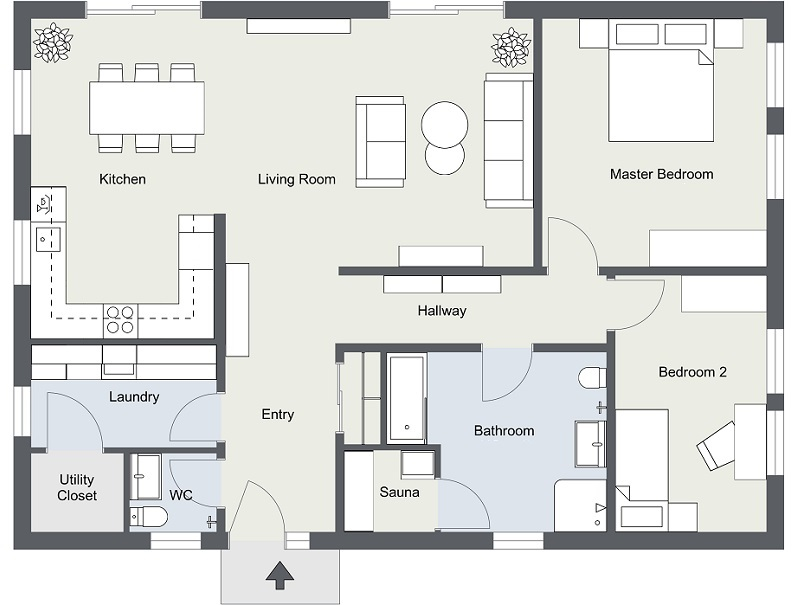
#> input picture Floor-Plan.jpg, 800 x 605 px
$ python -i catchword.py   (imports and definitions only)   (older library calls are emulated)
#> lines starting #> are read from the running program, lines starting #| are printed output that depends on the picture; after the words box and inside, x2 and y2 are one past the last pixel; in counts of white or black regions, pixels touching at a corner belong together
import cv2

def captch_ex(file_name):
#> called with file_name = 'Floor-Plan.jpg'
    img = cv2.imread(file_name)
#> img is the input picture: shape (605, 800, 3); mean B, G, R 219.8, 222.1, 220.7
    img_final = cv2.imread(file_name)
    img2gray = cv2.cvtColor(img, cv2.COLOR_BGR2GRAY)
    ret, mask = cv2.threshold(img2gray, 180, 255, cv2.THRESH_BINARY)
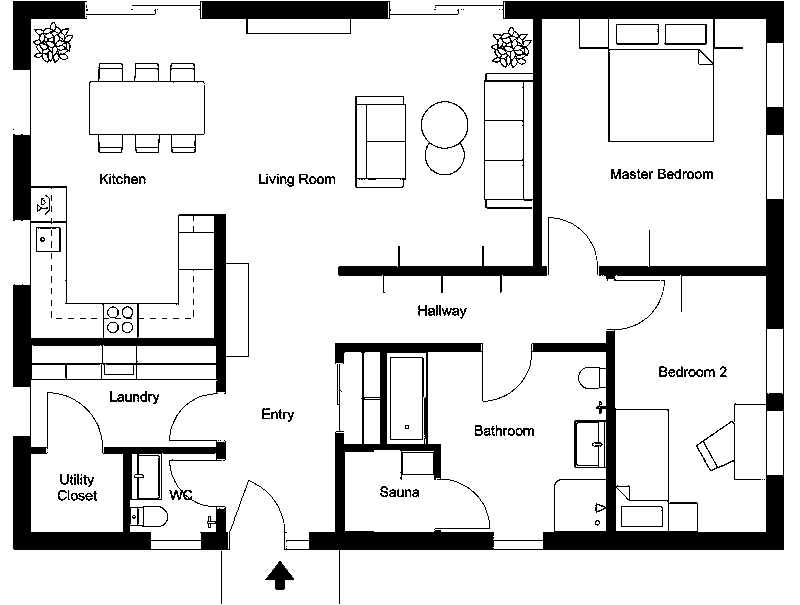
#> mask: shape (605, 800); 86.6% white; 142 black regions (62 under 20 px), largest, box (x1, y1, x2, y2) and area: (284, 1, 784, 604) 34949, (13, 1, 284, 550) 18743, (132, 1, 459, 34) 3680
    image_final = cv2.bitwise_and(img2gray, img2gray, mask=mask)
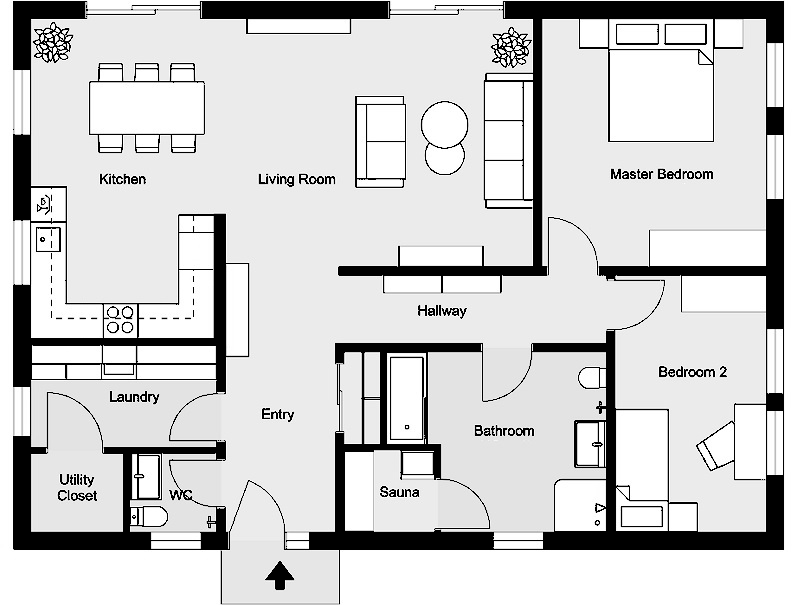
#> image_final: shape (605, 800); min 0, max 255, mean 208.3
    ret, new_img = cv2.threshold(image_final, 180, 255, cv2.THRESH_BINARY_INV)  # for black text , cv.THRESH_BINARY_INV
    '''
            line  8 to 12  : Remove noisy portion
    '''
    kernel = cv2.getStructuringElement(cv2.MORPH_CROSS, (3,
                                                         3))  # to manipulate the orientation of dilution , large x means horizonatally dilating  more, large y means vertically dilating more
    dilated = cv2.dilate(new_img, kernel, iterations=9)  # dilate , more the iteration more the dilation
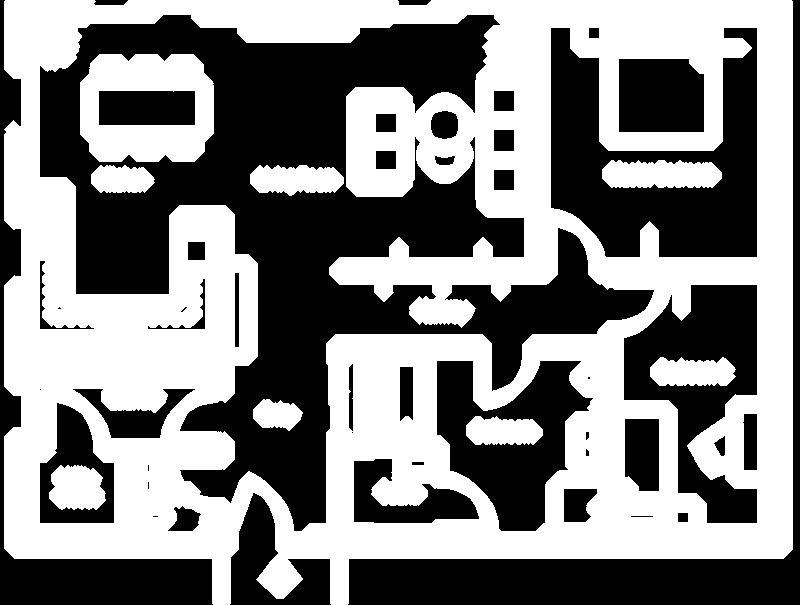
#> dilated: shape (605, 800); 51.7% white; 46 black regions (9 under 20 px)

    # for cv2.x.x

    contours,hierachy=cv2.findContours(dilated,cv2.RETR_TREE,cv2.CHAIN_APPROX_SIMPLE)
#> contours = 51 contours, 9 with area under 20; largest, box (x1, y1, x2, y2) and area: (4, 0, 793, 605) 437779, (39, 14, 655, 532) 125349, (550, 27, 758, 258) 28757, (623, 284, 758, 524) 17748, (436, 360, 594, 532) 15732

    # for cv3.x.x comment above line and uncomment line below

    #image, contours, hierarchy = cv2.findContours(dilated,cv2.RETR_EXTERNAL,cv2.CHAIN_APPROX_NONE)
    index=1

    for contour in contours:
        # get rectangle bounding contour
        [x, y, w, h] = cv2.boundingRect(contour)

        # Don't plot small false positives that aren't text
        if w < 35 and h < 35:
            continue

        # draw rectangle around contour on original image
        cv2.rectangle(img, (x, y), (x + w, y + h), (255, 0, 255), 2)

        #you can crop image and send to OCR  , false detected will return no text :)
        cropped = img_final[y :y +  h , x : x + w]

        s = file_name + str(index) + '.jpg'
        cv2.imwrite(s, cropped)
        index = index + 1
#> this loop made 51 passes
#> (x, y, w, h, s) on passes 1, 5, 6, 10, 15, 16, 17, 18, 19, 22, 23, 24: (4, 0, 789, 605, 'Floor-Plan.jpg1.jpg'), (167, 505, 35, 27, 'Floor-Plan.jpg2.jpg'), (563, 488, 35, 35, 'Floor-Plan.jpg3.jpg'), (353, 458, 127, 66, 'Floor-Plan.jpg4.jpg'), (624, 418, 36, 74, 'Floor-Plan.jpg5.jpg'), (742, 413, 16, 58, 'Floor-Plan.jpg6.jpg'), (39, 402, 76, 122, 'Floor-Plan.jpg7.jpg'), (49, 465, 57, 45, 'Floor-Plan.jpg8.jpg'), (72, 388, 124, 51, 'Floor-Plan.jpg9.jpg'), (399, 366, 15, 56, 'Floor-Plan.jpg10.jpg'), (348, 363, 6, 69, 'Floor-Plan.jpg11.jpg'), (436, 360, 158, 172, 'Floor-Plan.jpg12.jpg')
#> (x, y, w, h) on passes 2, 3, 4, 7, 8, 9: (630, 515, 24, 3), (152, 515, 7, 3), (677, 512, 12, 11), (147, 481, 3, 9), (147, 464, 3, 8), (411, 461, 14, 5)
#> pass 1, in captch_ex, `cropped = img_final[y :y +  h , x : x + w]`:
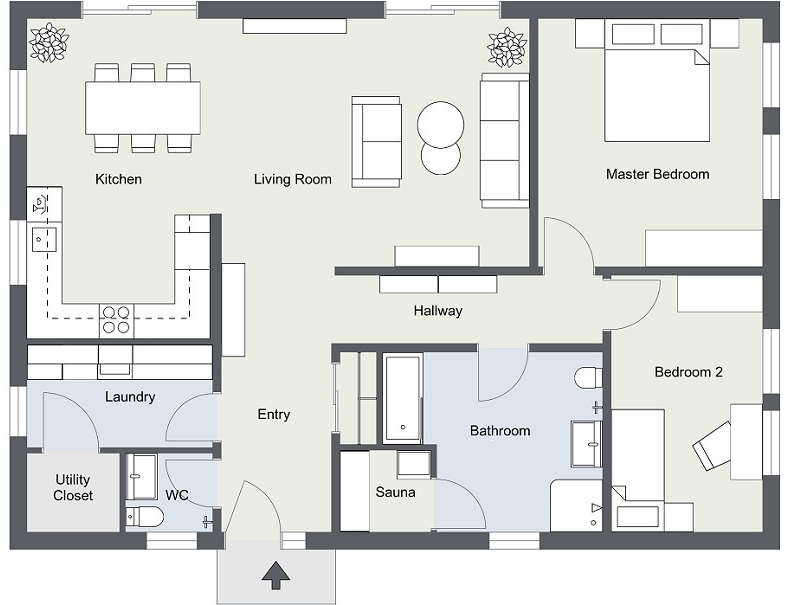
#> cropped: shape (605, 789, 3); mean B, G, R 219.4, 221.6, 220.3
#> after the loop:
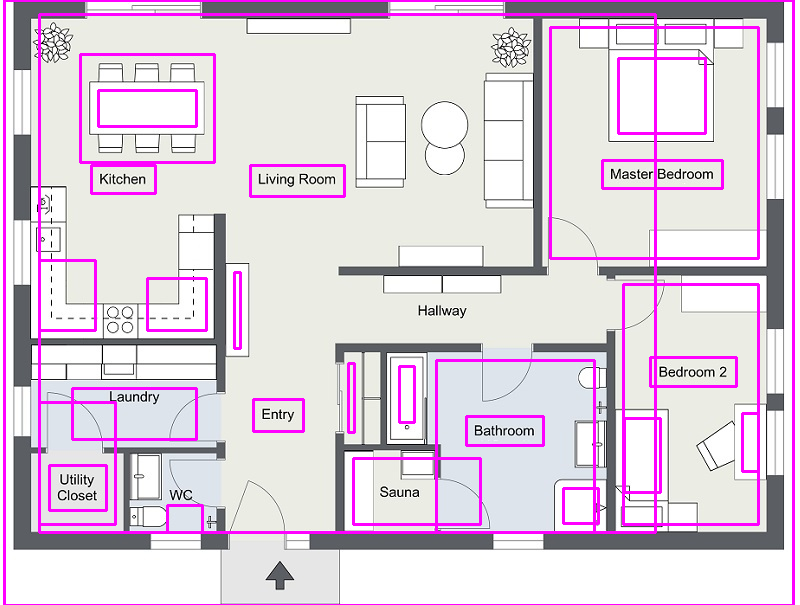
#> img: shape (605, 800, 3); 6.98% of pixels changed, all inside (x1, y1, x2, y2) = (3, 0, 795, 605)
#> after the loop, index = 28
    # write original image with added contours to disk
    cv2.imshow('captcha_result', img)
    cv2.waitKey()

>>> result = captch_ex('Floor-Plan.jpg')
